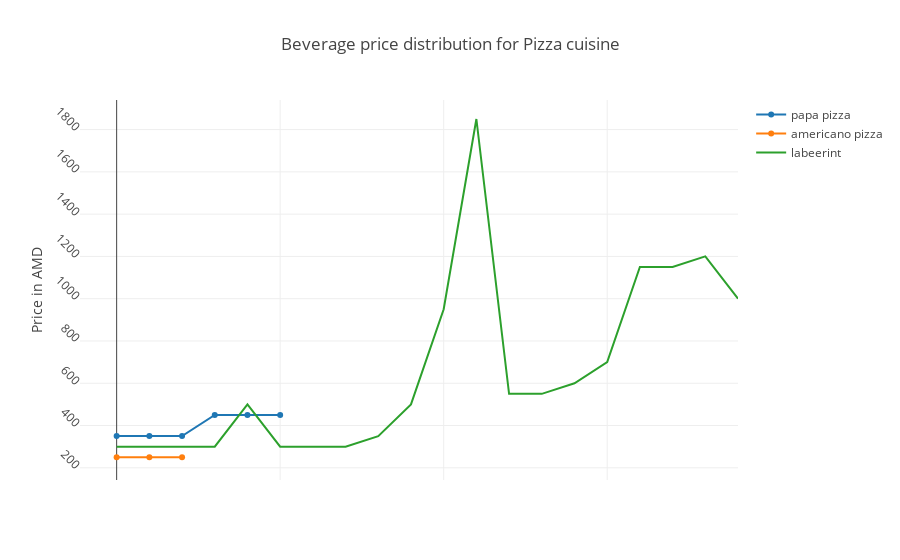

Source (notebook cell):
### Code cell
trace_1 = go.Scatter(y = pizza_papa_pizza_beverage,name = 'papa pizza' )
trace_2 = go.Scatter(y = pizza_americano_pizza_beverage,name = 'americano pizza' )
trace_3 = go.Scatter(y = pizza_labeerint_beverage,name = 'labeerint' )

layout = go.Layout(
    title=go.layout.Title(
        text='Beverage price distribution for Pizza cuisine'
    ),
    xaxis=go.layout.XAxis(
        autorange=True,
        showline=False,
        ticks='',
        showticklabels=False
    ),
    yaxis=go.layout.YAxis(
        title=go.layout.yaxis.Title(
            text='Price in AMD'
        ),
        tickangle=45
    )
)

data = [trace_1, trace_2, trace_3]
figure = dict(data=data,layout=layout)
iplot(figure)

### Figure 1 — Plotly figure (JSON) as saved in the notebook; plotly's stock layout.template omitted (floating-point values rounded to 4 significant figures)
{"data": [{"name": "papa pizza", "type": "scatter", "uid": "5003ce82-7b08-4be7-8ccd-53a51b0f3e33", "y": [350, 350, 350, 450, 450, 450]}, {"name": "americano pizza", "type": "scatter", "uid": "1bccf167-aac4-45a5-81b4-eec77c942284", "y": [250, 250, 250]}, {"name": "labeerint", "type": "scatter", "uid": "9592ca19-0564-4d2e-a56d-cbabdd44546a", "y": [300, 300, 300, 300, 500, 300, 300, 300, 350, 500, 950, 1850, 550, 550, 600, 700, 1150, 1150, 1200, 1000]}], "layout": {"title": {"text": "Beverage price distribution for Pizza cuisine"}, "xaxis": {"autorange": true, "showline": false, "showticklabels": false, "ticks": ""}, "yaxis": {"tickangle": 45, "title": {"text": "Price in AMD"}}}}
